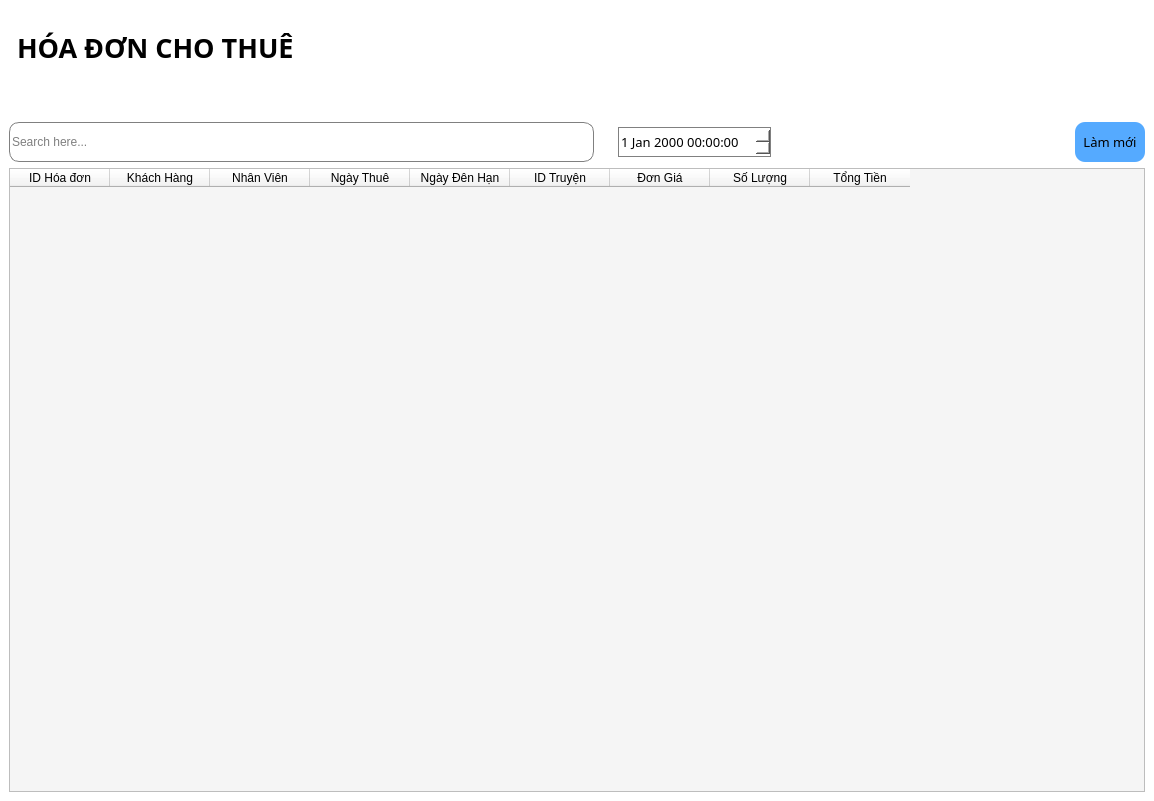
<?xml version="1.0" encoding="UTF-8"?>
<ui version="4.0">
 <class>Quanlyhoadonnhap</class>
 <widget class="QMainWindow" name="Quanlyhoadonnhap">
  <property name="geometry">
   <rect>
    <x>0</x>
    <y>0</y>
    <width>1154</width>
    <height>801</height>
   </rect>
  </property>
  <property name="windowTitle">
   <string>MainWindow</string>
  </property>
  <property name="styleSheet">
   <string notr="true">background-color: rgb(255, 255, 255);
color: rgb(0, 0, 0);</string>
  </property>
  <widget class="QWidget" name="centralwidget">
   <layout class="QGridLayout" name="gridLayout">
    <item row="0" column="0">
     <widget class="QLabel" name="label">
      <property name="font">
       <font>
        <family>Bahnschrift</family>
        <pointsize>20</pointsize>
        <weight>75</weight>
        <bold>true</bold>
       </font>
      </property>
      <property name="styleSheet">
       <string notr="true">padding-bottom: 50px;
padding-top:20px</string>
      </property>
      <property name="text">
       <string>HÓA ĐƠN CHO THUÊ</string>
      </property>
      <property name="wordWrap">
       <bool>true</bool>
      </property>
      <property name="margin">
       <number>0</number>
      </property>
     </widget>
    </item>
    <item row="1" column="0">
     <layout class="QHBoxLayout" name="horizontalLayout">
      <item>
       <widget class="QLineEdit" name="lineSearch">
        <property name="maximumSize">
         <size>
          <width>16777215</width>
          <height>40</height>
         </size>
        </property>
        <property name="styleSheet">
         <string notr="true">border: 1px solid gray;
border-radius: 10px;
background-color: rgb(255, 255, 255);</string>
        </property>
        <property name="text">
         <string/>
        </property>
        <property name="placeholderText">
         <string>Search here...</string>
        </property>
       </widget>
      </item>
      <item>
       <spacer name="spacer">
        <property name="orientation">
         <enum>Qt::Horizontal</enum>
        </property>
        <property name="sizeType">
         <enum>QSizePolicy::Fixed</enum>
        </property>
        <property name="sizeHint" stdset="0">
         <size>
          <width>18</width>
          <height>20</height>
         </size>
        </property>
       </spacer>
      </item>
      <item>
       <widget class="QDateTimeEdit" name="dateTimeEdit">
        <property name="sizePolicy">
         <sizepolicy hsizetype="Minimum" vsizetype="Minimum">
          <horstretch>0</horstretch>
          <verstretch>0</verstretch>
         </sizepolicy>
        </property>
        <property name="minimumSize">
         <size>
          <width>100</width>
          <height>30</height>
         </size>
        </property>
        <property name="maximumSize">
         <size>
          <width>16777215</width>
          <height>30</height>
         </size>
        </property>
        <property name="font">
         <font>
          <family>Bahnschrift</family>
          <pointsize>10</pointsize>
         </font>
        </property>
        <property name="styleSheet">
         <string notr="true">background-color: rgb(255, 255, 255);
border: 1px solid gray;</string>
        </property>
       </widget>
      </item>
      <item>
       <spacer name="horizontalSpacer_3">
        <property name="orientation">
         <enum>Qt::Horizontal</enum>
        </property>
        <property name="sizeType">
         <enum>QSizePolicy::Fixed</enum>
        </property>
        <property name="sizeHint" stdset="0">
         <size>
          <width>298</width>
          <height>20</height>
         </size>
        </property>
       </spacer>
      </item>
      <item>
       <widget class="QPushButton" name="btnLamMoi">
        <property name="sizePolicy">
         <sizepolicy hsizetype="Minimum" vsizetype="Fixed">
          <horstretch>0</horstretch>
          <verstretch>0</verstretch>
         </sizepolicy>
        </property>
        <property name="minimumSize">
         <size>
          <width>70</width>
          <height>40</height>
         </size>
        </property>
        <property name="font">
         <font>
          <family>Bahnschrift</family>
          <pointsize>10</pointsize>
         </font>
        </property>
        <property name="styleSheet">
         <string notr="true">background-color: rgb(85, 170, 255);
border: none;
border-radius: 10px;</string>
        </property>
        <property name="text">
         <string>Làm mới</string>
        </property>
       </widget>
      </item>
     </layout>
    </item>
    <item row="2" column="0">
     <widget class="QTableWidget" name="tableWidget">
      <property name="font">
       <font>
        <family>Bahnschrift</family>
        <pointsize>12</pointsize>
       </font>
      </property>
      <property name="styleSheet">
       <string notr="true">background-color: rgb(245, 245, 245);</string>
      </property>
      <column>
       <property name="text">
        <string>ID Hóa đơn</string>
       </property>
      </column>
      <column>
       <property name="text">
        <string>Khách Hàng</string>
       </property>
      </column>
      <column>
       <property name="text">
        <string>Nhân Viên</string>
       </property>
      </column>
      <column>
       <property name="text">
        <string>Ngày Thuê</string>
       </property>
      </column>
      <column>
       <property name="text">
        <string>Ngày Đên Hạn</string>
       </property>
      </column>
      <column>
       <property name="text">
        <string>ID Truyện</string>
       </property>
      </column>
      <column>
       <property name="text">
        <string>Đơn Giá</string>
       </property>
      </column>
      <column>
       <property name="text">
        <string>Số Lượng</string>
       </property>
      </column>
      <column>
       <property name="text">
        <string>Tổng Tiền</string>
       </property>
      </column>
     </widget>
    </item>
   </layout>
  </widget>
 </widget>
 <resources>
  <include location="../new_resource.qrc"/>
 </resources>
 <connections/>
</ui>
